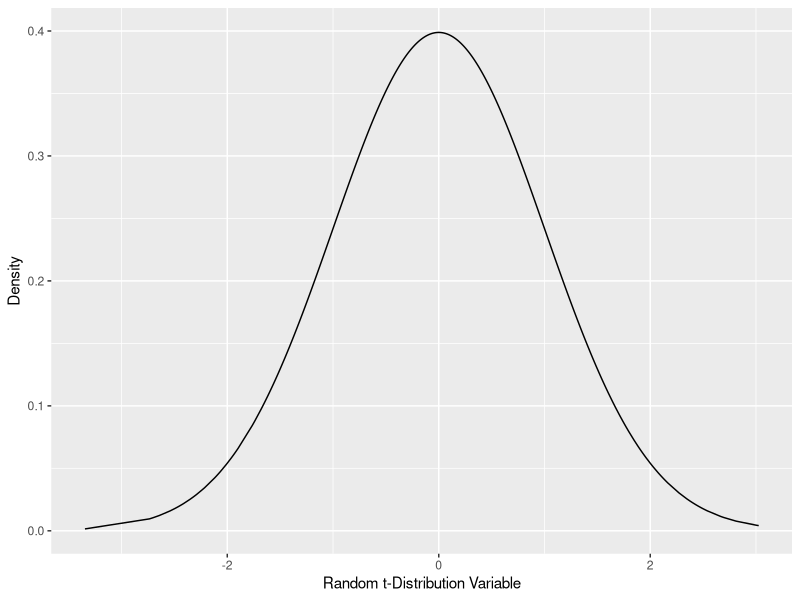
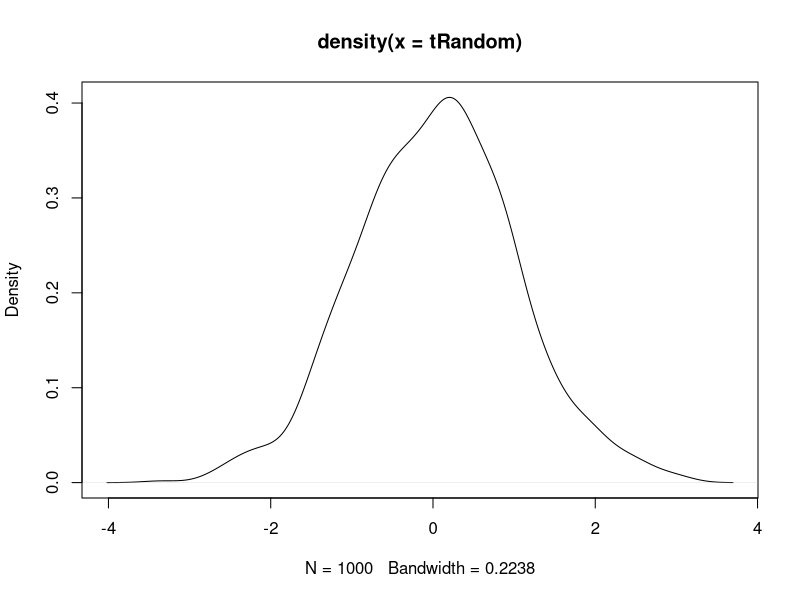
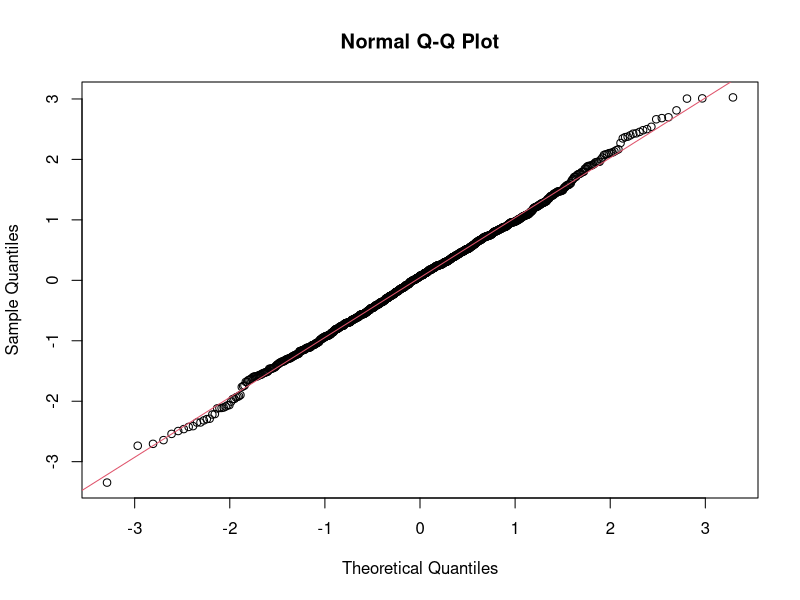
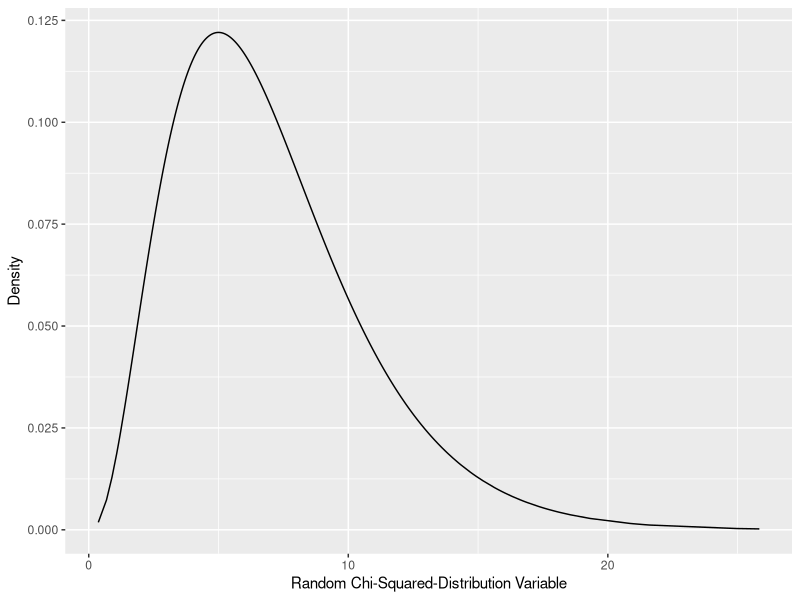

R code for these plots, in order:
# File: Explore_distribution.R
#------------------------------------
# Sample Statistic vs. Population Parameter
#-------------------------------------

#------------------------------------
# Explore  t-distribution
#-------------------------------------

# Generate n random numbers from the t-distribution
# with n degrees of freedom
n = 1000
degf <- n
tRandom <- rt(n, df=degf)

# Confirm that the empirical mean is zero 
# and the variance of n / (n-2)
mean(tRandom)
var(tRandom)

# Compute and Plot the t-distribution
require(ggplot2)
densityTRandom <- dt(tRandom, df=degf)
df <- data.frame(x=tRandom, y=densityTRandom)
ggplot(df) + aes(x=x, y=y) + geom_line() +
  labs(x="Random t-Distribution Variable", y="Density")

# Use a Shapiro-Wilk test to check 
# whether tRandom is from the normal distribution
# when the p-value is lower than 0.05, 
# conclude that the sample deviates from normality
plot(density(tRandom))
shapiro.test(tRandom)

# Plot using the qqnorm()
qqnorm(tRandom)
qqline(tRandom, col=2)

#------------------------------------------
# Comparative analysis of t-distributions
# for different values  of n, sample size
#------------------------------------------



#------------------------------------
# Explore  Chi-squared-distribution
#-------------------------------------

# Generate n random numbers from the 
# Chi-squared-distribution
# with n degrees of freedom
n = 1000
df <- 7
chiSquaredRandom <- rchisq(n, df=df)

# Confirm that the empirical mean is n 
# and the variance is 2n 
mean(chiSquaredRandom)
var(chiSquaredRandom)

# Compute and Plot the chi-squared-distribution
require(ggplot2)
densityChiSquared <- dchisq(chiSquaredRandom, df=df)
df.data <- data.frame(x=chiSquaredRandom, y=densityChiSquared)
ggplot(df.data) + aes(x=x, y=y) + geom_line() +
  labs(x="Random Chi-Squared-Distribution Variable", y="Density")


